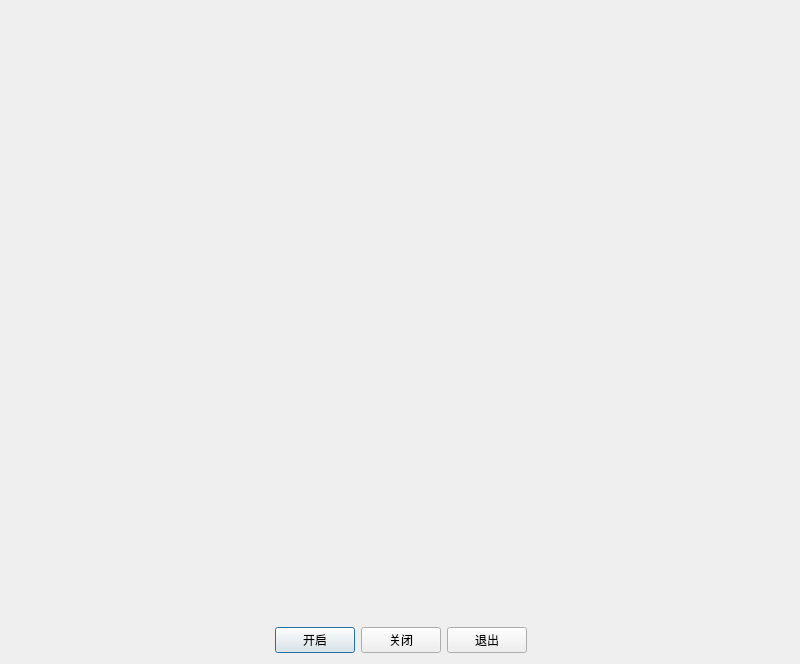
<?xml version="1.0" encoding="UTF-8"?>
<ui version="4.0">
 <class>Dialog</class>
 <widget class="QDialog" name="Dialog">
  <property name="geometry">
   <rect>
    <x>0</x>
    <y>0</y>
    <width>800</width>
    <height>664</height>
   </rect>
  </property>
  <property name="windowTitle">
   <string>Dialog</string>
  </property>
  <widget class="QLabel" name="lb_video">
   <property name="geometry">
    <rect>
     <x>0</x>
     <y>10</y>
     <width>800</width>
     <height>600</height>
    </rect>
   </property>
   <property name="text">
    <string/>
   </property>
   <property name="alignment">
    <set>Qt::AlignCenter</set>
   </property>
  </widget>
  <widget class="QWidget" name="layoutWidget">
   <property name="geometry">
    <rect>
     <x>0</x>
     <y>620</y>
     <width>801</width>
     <height>41</height>
    </rect>
   </property>
   <layout class="QHBoxLayout" name="horizontalLayout">
    <item>
     <spacer name="horizontalSpacer">
      <property name="orientation">
       <enum>Qt::Horizontal</enum>
      </property>
      <property name="sizeHint" stdset="0">
       <size>
        <width>40</width>
        <height>20</height>
       </size>
      </property>
     </spacer>
    </item>
    <item>
     <widget class="QPushButton" name="pb_start">
      <property name="text">
       <string>开启</string>
      </property>
     </widget>
    </item>
    <item>
     <widget class="QPushButton" name="pb_close">
      <property name="text">
       <string>关闭</string>
      </property>
     </widget>
    </item>
    <item>
     <widget class="QPushButton" name="pb_quit">
      <property name="text">
       <string>退出</string>
      </property>
     </widget>
    </item>
    <item>
     <spacer name="horizontalSpacer_2">
      <property name="orientation">
       <enum>Qt::Horizontal</enum>
      </property>
      <property name="sizeHint" stdset="0">
       <size>
        <width>40</width>
        <height>20</height>
       </size>
      </property>
     </spacer>
    </item>
   </layout>
  </widget>
 </widget>
 <resources/>
 <connections/>
</ui>
